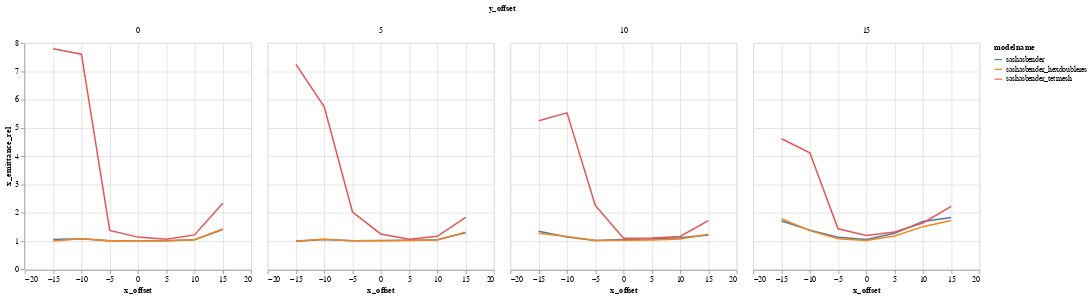

Source (notebook cell):
### Code cell
alt.Chart(DATA).mark_line().encode(
    color="modelname",
    column='y_offset:N',
    x='x_offset',
    y='x_emittance_rel',
)

### Figure 1 — Vega-Lite specification as saved in the notebook (floating-point values rounded to 4 significant figures)
{"$schema": "https://vega.github.io/schema/vega-lite/v1.2.1.json", "data": {"values": [{"Unnamed: 0": 0, "losses": 163, "modelname": "sashasbender", "relbeta": 0.002308, "sourceID": 16777222, "sourceName": "x_-15_y_0", "x_emittance": 1.701, "x_emittance_rel": 1.049, "x_norm_emittance": 0.003926, "x_offset": -15, "y_emittance": 1.558, "y_emittance_rel": 0.9911, "y_norm_emittance": 0.003597, "y_offset": 0}, {"Unnamed: 0": 1, "losses": 156, "modelname": "sashasbender", "relbeta": 0.002308, "sourceID": 16777229, "sourceName": "x_-15_y_5", "x_emittance": 1.574, "x_emittance_rel": 0.9878, "x_norm_emittance": 0.003632, "x_offset": -15, "y_emittance": 1.566, "y_emittance_rel": 0.9826, "y_norm_emittance": 0.003615, "y_offset": 5}, {"Unnamed: 0": 2, "losses": 155, "modelname": "sashasbender", "relbeta": 0.002308, "sourceID": 16777236, "sourceName": "x_-15_y_10", "x_emittance": 2.163, "x_emittance_rel": 1.338, "x_norm_emittance": 0.004993, "x_offset": -15, "y_emittance": 1.788, "y_emittance_rel": 1.12, "y_norm_emittance": 0.004127, "y_offset": 10}, {"Unnamed: 0": 3, "losses": 144, "modelname": "sashasbender", "relbeta": 0.002308, "sourceID": 16777243, "sourceName": "x_-15_y_15", "x_emittance": 2.842, "x_emittance_rel": 1.701, "x_norm_emittance": 0.006561, "x_offset": -15, "y_emittance": 3.536, "y_emittance_rel": 2.128, "y_norm_emittance": 0.008163, "y_offset": 15}, {"Unnamed: 0": 4, "losses": 2, "modelname": "sashasbender", "relbeta": 0.002308, "sourceID": 16777220, "sourceName": "x_-10_y_0", "x_emittance": 1.708, "x_emittance_rel": 1.073, "x_norm_emittance": 0.003943, "x_offset": -10, "y_emittance": 1.567, "y_emittance_rel": 1.01, "y_norm_emittance": 0.003618, "y_offset": 0}, {"Unnamed: 0": 5, "losses": 2, "modelname": "sashasbender", "relbeta": 0.002308, "sourceID": 16777227, "sourceName": "x_-10_y_5", "x_emittance": 1.699, "x_emittance_rel": 1.053, "x_norm_emittance": 0.003921, "x_offset": -10, "y_emittance": 1.608, "y_emittance_rel": 1.017, "y_norm_emittance": 0.003711, "y_offset": 5}, {"Unnamed: 0": 6, "losses": 3, "modelname": "sashasbender", "relbeta": 0.002308, "sourceID": 16777234, "sourceName": "x_-10_y_10", "x_emittance": 1.688, "x_emittance_rel": 1.135, "x_norm_emittance": 0.003896, "x_offset": -10, "y_emittance": 1.75, "y_emittance_rel": 1.051, "y_norm_emittance": 0.00404, "y_offset": 10}, {"Unnamed: 0": 7, "losses": 1, "modelname": "sashasbender", "relbeta": 0.002308, "sourceID": 16777241, "sourceName": "x_-10_y_15", "x_emittance": 2.001, "x_emittance_rel": 1.38, "x_norm_emittance": 0.00462, "x_offset": -10, "y_emittance": 2.107, "y_emittance_rel": 1.289, "y_norm_emittance": 0.004863, "y_offset": 15}, {"Unnamed: 0": 8, "losses": 0, "modelname": "sashasbender", "relbeta": 0.002308, "sourceID": 16777218, "sourceName": "x_-5_y_0", "x_emittance": 1.68, "x_emittance_rel": 1.002, "x_norm_emittance": 0.003878, "x_offset": -5, "y_emittance": 1.72, "y_emittance_rel": 1.001, "y_norm_emittance": 0.00397, "y_offset": 0}, {"Unnamed: 0": 9, "losses": 0, "modelname": "sashasbender", "relbeta": 0.002308, "sourceID": 16777225, "sourceName": "x_-5_y_5", "x_emittance": 1.527, "x_emittance_rel": 1.002, "x_norm_emittance": 0.003524, "x_offset": -5, "y_emittance": 1.627, "y_emittance_rel": 1.001, "y_norm_emittance": 0.003757, "y_offset": 5}, {"Unnamed: 0": 10, "losses": 0, "modelname": "sashasbender", "relbeta": 0.002308, "sourceID": 16777232, "sourceName": "x_-5_y_10", "x_emittance": 1.538, "x_emittance_rel": 1.017, "x_norm_emittance": 0.00355, "x_offset": -5, "y_emittance": 1.559, "y_emittance_rel": 1.009, "y_norm_emittance": 0.003599, "y_offset": 10}, {"Unnamed: 0": 11, "losses": 0, "modelname": "sashasbender", "relbeta": 0.002308, "sourceID": 16777239, "sourceName": "x_-5_y_15", "x_emittance": 1.912, "x_emittance_rel": 1.13, "x_norm_emittance": 0.004414, "x_offset": -5, "y_emittance": 1.771, "y_emittance_rel": 1.177, "y_norm_emittance": 0.004088, "y_offset": 15}, {"Unnamed: 0": 12, "losses": 0, "modelname": "sashasbender", "relbeta": 0.002308, "sourceID": 16777216, "sourceName": "x_0_y_0", "x_emittance": 1.544, "x_emittance_rel": 1.003, "x_norm_emittance": 0.003565, "x_offset": 0, "y_emittance": 1.538, "y_emittance_rel": 1.001, "y_norm_emittance": 0.003551, "y_offset": 0}, {"Unnamed: 0": 13, "losses": 0, "modelname": "sashasbender", "relbeta": 0.002308, "sourceID": 16777223, "sourceName": "x_0_y_5", "x_emittance": 1.564, "x_emittance_rel": 1.015, "x_norm_emittance": 0.003609, "x_offset": 0, "y_emittance": 1.534, "y_emittance_rel": 0.9996, "y_norm_emittance": 0.003542, "y_offset": 5}, {"Unnamed: 0": 14, "losses": 0, "modelname": "sashasbender", "relbeta": 0.002308, "sourceID": 16777230, "sourceName": "x_0_y_10", "x_emittance": 1.473, "x_emittance_rel": 1.05, "x_norm_emittance": 0.0034, "x_offset": 0, "y_emittance": 1.528, "y_emittance_rel": 1.035, "y_norm_emittance": 0.003526, "y_offset": 10}, {"Unnamed: 0": 15, "losses": 0, "modelname": "sashasbender", "relbeta": 0.002308, "sourceID": 16777237, "sourceName": "x_0_y_15", "x_emittance": 1.862, "x_emittance_rel": 1.053, "x_norm_emittance": 0.004299, "x_offset": 0, "y_emittance": 1.724, "y_emittance_rel": 1.069, "y_norm_emittance": 0.00398, "y_offset": 15}, {"Unnamed: 0": 16, "losses": 0, "modelname": "sashasbender", "relbeta": 0.002308, "sourceID": 16777217, "sourceName": "x_5_y_0", "x_emittance": 1.555, "x_emittance_rel": 1.003, "x_norm_emittance": 0.003589, "x_offset": 5, "y_emittance": 1.674, "y_emittance_rel": 1.0, "y_norm_emittance": 0.003865, "y_offset": 0}, {"Unnamed: 0": 17, "losses": 0, "modelname": "sashasbender", "relbeta": 0.002308, "sourceID": 16777224, "sourceName": "x_5_y_5", "x_emittance": 1.639, "x_emittance_rel": 1.023, "x_norm_emittance": 0.003784, "x_offset": 5, "y_emittance": 1.51, "y_emittance_rel": 1.024, "y_norm_emittance": 0.003485, "y_offset": 5}, {"Unnamed: 0": 18, "losses": 0, "modelname": "sashasbender", "relbeta": 0.002308, "sourceID": 16777231, "sourceName": "x_5_y_10", "x_emittance": 1.564, "x_emittance_rel": 1.069, "x_norm_emittance": 0.003609, "x_offset": 5, "y_emittance": 1.746, "y_emittance_rel": 1.095, "y_norm_emittance": 0.00403, "y_offset": 10}, {"Unnamed: 0": 19, "losses": 0, "modelname": "sashasbender", "relbeta": 0.002308, "sourceID": 16777238, "sourceName": "x_5_y_15", "x_emittance": 2.025, "x_emittance_rel": 1.267, "x_norm_emittance": 0.004675, "x_offset": 5, "y_emittance": 2.122, "y_emittance_rel": 1.348, "y_norm_emittance": 0.004899, "y_offset": 15}, {"Unnamed: 0": 20, "losses": 0, "modelname": "sashasbender", "relbeta": 0.002308, "sourceID": 16777219, "sourceName": "x_10_y_0", "x_emittance": 1.581, "x_emittance_rel": 1.041, "x_norm_emittance": 0.00365, "x_offset": 10, "y_emittance": 1.601, "y_emittance_rel": 1.001, "y_norm_emittance": 0.003696, "y_offset": 0}, {"Unnamed: 0": 21, "losses": 0, "modelname": "sashasbender", "relbeta": 0.002308, "sourceID": 16777226, "sourceName": "x_10_y_5", "x_emittance": 1.509, "x_emittance_rel": 1.042, "x_norm_emittance": 0.003484, "x_offset": 10, "y_emittance": 1.569, "y_emittance_rel": 1.042, "y_norm_emittance": 0.003623, "y_offset": 5}, {"Unnamed: 0": 22, "losses": 0, "modelname": "sashasbender", "relbeta": 0.002308, "sourceID": 16777233, "sourceName": "x_10_y_10", "x_emittance": 1.944, "x_emittance_rel": 1.116, "x_norm_emittance": 0.004488, "x_offset": 10, "y_emittance": 1.819, "y_emittance_rel": 1.128, "y_norm_emittance": 0.004198, "y_offset": 10}, {"Unnamed: 0": 23, "losses": 0, "modelname": "sashasbender", "relbeta": 0.002308, "sourceID": 16777240, "sourceName": "x_10_y_15", "x_emittance": 2.657, "x_emittance_rel": 1.689, "x_norm_emittance": 0.006133, "x_offset": 10, "y_emittance": 2.748, "y_emittance_rel": 1.818, "y_norm_emittance": 0.006343, "y_offset": 15}, {"Unnamed: 0": 24, "losses": 0, "modelname": "sashasbender", "relbeta": 0.002308, "sourceID": 16777221, "sourceName": "x_15_y_0", "x_emittance": 2.106, "x_emittance_rel": 1.405, "x_norm_emittance": 0.004861, "x_offset": 15, "y_emittance": 1.579, "y_emittance_rel": 1.001, "y_norm_emittance": 0.003645, "y_offset": 0}, {"Unnamed: 0": 25, "losses": 1, "modelname": "sashasbender", "relbeta": 0.002308, "sourceID": 16777228, "sourceName": "x_15_y_5", "x_emittance": 2.025, "x_emittance_rel": 1.288, "x_norm_emittance": 0.004674, "x_offset": 15, "y_emittance": 1.5, "y_emittance_rel": 1.01, "y_norm_emittance": 0.003462, "y_offset": 5}, {"Unnamed: 0": 26, "losses": 0, "modelname": "sashasbender", "relbeta": 0.002308, "sourceID": 16777235, "sourceName": "x_15_y_10", "x_emittance": 1.966, "x_emittance_rel": 1.212, "x_norm_emittance": 0.004539, "x_offset": 15, "y_emittance": 1.791, "y_emittance_rel": 1.108, "y_norm_emittance": 0.004134, "y_offset": 10}, {"Unnamed: 0": 27, "losses": 0, "modelname": "sashasbender", "relbeta": 0.002308, "sourceID": 16777242, "sourceName": "x_15_y_15", "x_emittance": 2.766, "x_emittance_rel": 1.826, "x_norm_emittance": 0.006386, "x_offset": 15, "y_emittance": 3.384, "y_emittance_rel": 2.132, "y_norm_emittance": 0.007812, "y_offset": 15}, {"Unnamed: 0": 0, "losses": 166, "modelname": "sashasbender_hexdoubleres", "relbeta": 0.002308, "sourceID": 16777222, "sourceName": "x_-15_y_0", "x_emittance": 1.614, "x_emittance_rel": 0.9955, "x_norm_emittance": 0.003725, "x_offset": -15, "y_emittance": 1.552, "y_emittance_rel": 0.987, "y_norm_emittance": 0.003582, "y_offset": 0}, {"Unnamed: 0": 1, "losses": 156, "modelname": "sashasbender_hexdoubleres", "relbeta": 0.002308, "sourceID": 16777229, "sourceName": "x_-15_y_5", "x_emittance": 1.589, "x_emittance_rel": 0.9977, "x_norm_emittance": 0.003669, "x_offset": -15, "y_emittance": 1.566, "y_emittance_rel": 0.9824, "y_norm_emittance": 0.003614, "y_offset": 5}, {"Unnamed: 0": 2, "losses": 158, "modelname": "sashasbender_hexdoubleres", "relbeta": 0.002308, "sourceID": 16777236, "sourceName": "x_-15_y_10", "x_emittance": 2.059, "x_emittance_rel": 1.273, "x_norm_emittance": 0.004752, "x_offset": -15, "y_emittance": 1.781, "y_emittance_rel": 1.115, "y_norm_emittance": 0.004111, "y_offset": 10}, {"Unnamed: 0": 3, "losses": 144, "modelname": "sashasbender_hexdoubleres", "relbeta": 0.002309, "sourceID": 16777243, "sourceName": "x_-15_y_15", "x_emittance": 2.979, "x_emittance_rel": 1.782, "x_norm_emittance": 0.006876, "x_offset": -15, "y_emittance": 3.654, "y_emittance_rel": 2.198, "y_norm_emittance": 0.008434, "y_offset": 15}, {"Unnamed: 0": 4, "losses": 2, "modelname": "sashasbender_hexdoubleres", "relbeta": 0.002308, "sourceID": 16777220, "sourceName": "x_-10_y_0", "x_emittance": 1.711, "x_emittance_rel": 1.075, "x_norm_emittance": 0.003949, "x_offset": -10, "y_emittance": 1.57, "y_emittance_rel": 1.011, "y_norm_emittance": 0.003625, "y_offset": 0}, {"Unnamed: 0": 5, "losses": 2, "modelname": "sashasbender_hexdoubleres", "relbeta": 0.002308, "sourceID": 16777227, "sourceName": "x_-10_y_5", "x_emittance": 1.702, "x_emittance_rel": 1.055, "x_norm_emittance": 0.003928, "x_offset": -10, "y_emittance": 1.614, "y_emittance_rel": 1.022, "y_norm_emittance": 0.003727, "y_offset": 5}, {"Unnamed: 0": 6, "losses": 3, "modelname": "sashasbender_hexdoubleres", "relbeta": 0.002308, "sourceID": 16777234, "sourceName": "x_-10_y_10", "x_emittance": 1.714, "x_emittance_rel": 1.153, "x_norm_emittance": 0.003957, "x_offset": -10, "y_emittance": 1.781, "y_emittance_rel": 1.07, "y_norm_emittance": 0.004112, "y_offset": 10}, {"Unnamed: 0": 7, "losses": 1, "modelname": "sashasbender_hexdoubleres", "relbeta": 0.002308, "sourceID": 16777241, "sourceName": "x_-10_y_15", "x_emittance": 1.977, "x_emittance_rel": 1.364, "x_norm_emittance": 0.004564, "x_offset": -10, "y_emittance": 2.084, "y_emittance_rel": 1.275, "y_norm_emittance": 0.00481, "y_offset": 15}, {"Unnamed: 0": 8, "losses": 0, "modelname": "sashasbender_hexdoubleres", "relbeta": 0.002308, "sourceID": 16777218, "sourceName": "x_-5_y_0", "x_emittance": 1.678, "x_emittance_rel": 1.001, "x_norm_emittance": 0.003874, "x_offset": -5, "y_emittance": 1.721, "y_emittance_rel": 1.002, "y_norm_emittance": 0.003974, "y_offset": 0}, {"Unnamed: 0": 9, "losses": 0, "modelname": "sashasbender_hexdoubleres", "relbeta": 0.002308, "sourceID": 16777225, "sourceName": "x_-5_y_5", "x_emittance": 1.532, "x_emittance_rel": 1.005, "x_norm_emittance": 0.003536, "x_offset": -5, "y_emittance": 1.635, "y_emittance_rel": 1.005, "y_norm_emittance": 0.003773, "y_offset": 5}, {"Unnamed: 0": 10, "losses": 0, "modelname": "sashasbender_hexdoubleres", "relbeta": 0.002308, "sourceID": 16777232, "sourceName": "x_-5_y_10", "x_emittance": 1.535, "x_emittance_rel": 1.016, "x_norm_emittance": 0.003544, "x_offset": -5, "y_emittance": 1.555, "y_emittance_rel": 1.006, "y_norm_emittance": 0.003589, "y_offset": 10}, {"Unnamed: 0": 11, "losses": 0, "modelname": "sashasbender_hexdoubleres", "relbeta": 0.002308, "sourceID": 16777239, "sourceName": "x_-5_y_15", "x_emittance": 1.824, "x_emittance_rel": 1.078, "x_norm_emittance": 0.004211, "x_offset": -5, "y_emittance": 1.666, "y_emittance_rel": 1.107, "y_norm_emittance": 0.003846, "y_offset": 15}, {"Unnamed: 0": 12, "losses": 0, "modelname": "sashasbender_hexdoubleres", "relbeta": 0.002308, "sourceID": 16777216, "sourceName": "x_0_y_0", "x_emittance": 1.542, "x_emittance_rel": 1.001, "x_norm_emittance": 0.00356, "x_offset": 0, "y_emittance": 1.536, "y_emittance_rel": 0.9997, "y_norm_emittance": 0.003546, "y_offset": 0}, {"Unnamed: 0": 13, "losses": 0, "modelname": "sashasbender_hexdoubleres", "relbeta": 0.002308, "sourceID": 16777223, "sourceName": "x_0_y_5", "x_emittance": 1.551, "x_emittance_rel": 1.007, "x_norm_emittance": 0.003582, "x_offset": 0, "y_emittance": 1.53, "y_emittance_rel": 0.997, "y_norm_emittance": 0.003533, "y_offset": 5}, {"Unnamed: 0": 14, "losses": 0, "modelname": "sashasbender_hexdoubleres", "relbeta": 0.002308, "sourceID": 16777230, "sourceName": "x_0_y_10", "x_emittance": 1.434, "x_emittance_rel": 1.022, "x_norm_emittance": 0.003311, "x_offset": 0, "y_emittance": 1.493, "y_emittance_rel": 1.012, "y_norm_emittance": 0.003448, "y_offset": 10}, {"Unnamed: 0": 15, "losses": 0, "modelname": "sashasbender_hexdoubleres", "relbeta": 0.002308, "sourceID": 16777237, "sourceName": "x_0_y_15", "x_emittance": 1.801, "x_emittance_rel": 1.018, "x_norm_emittance": 0.004157, "x_offset": 0, "y_emittance": 1.647, "y_emittance_rel": 1.021, "y_norm_emittance": 0.003802, "y_offset": 15}, {"Unnamed: 0": 16, "losses": 0, "modelname": "sashasbender_hexdoubleres", "relbeta": 0.002308, "sourceID": 16777217, "sourceName": "x_5_y_0", "x_emittance": 1.555, "x_emittance_rel": 1.003, "x_norm_emittance": 0.00359, "x_offset": 5, "y_emittance": 1.673, "y_emittance_rel": 0.9994, "y_norm_emittance": 0.003863, "y_offset": 0}, {"Unnamed: 0": 17, "losses": 0, "modelname": "sashasbender_hexdoubleres", "relbeta": 0.002308, "sourceID": 16777224, "sourceName": "x_5_y_5", "x_emittance": 1.622, "x_emittance_rel": 1.012, "x_norm_emittance": 0.003744, "x_offset": 5, "y_emittance": 1.488, "y_emittance_rel": 1.01, "y_norm_emittance": 0.003435, "y_offset": 5}, {"Unnamed: 0": 18, "losses": 0, "modelname": "sashasbender_hexdoubleres", "relbeta": 0.002308, "sourceID": 16777231, "sourceName": "x_5_y_10", "x_emittance": 1.514, "x_emittance_rel": 1.035, "x_norm_emittance": 0.003494, "x_offset": 5, "y_emittance": 1.672, "y_emittance_rel": 1.049, "y_norm_emittance": 0.00386, "y_offset": 10}, {"Unnamed: 0": 19, "losses": 0, "modelname": "sashasbender_hexdoubleres", "relbeta": 0.002308, "sourceID": 16777238, "sourceName": "x_5_y_15", "x_emittance": 1.871, "x_emittance_rel": 1.17, "x_norm_emittance": 0.004318, "x_offset": 5, "y_emittance": 1.932, "y_emittance_rel": 1.228, "y_norm_emittance": 0.004461, "y_offset": 15}, {"Unnamed: 0": 20, "losses": 0, "modelname": "sashasbender_hexdoubleres", "relbeta": 0.002309, "sourceID": 16777219, "sourceName": "x_10_y_0", "x_emittance": 1.585, "x_emittance_rel": 1.043, "x_norm_emittance": 0.003659, "x_offset": 10, "y_emittance": 1.6, "y_emittance_rel": 1.0, "y_norm_emittance": 0.003693, "y_offset": 0}, {"Unnamed: 0": 21, "losses": 0, "modelname": "sashasbender_hexdoubleres", "relbeta": 0.002308, "sourceID": 16777226, "sourceName": "x_10_y_5", "x_emittance": 1.494, "x_emittance_rel": 1.032, "x_norm_emittance": 0.003448, "x_offset": 10, "y_emittance": 1.538, "y_emittance_rel": 1.021, "y_norm_emittance": 0.00355, "y_offset": 5}, {"Unnamed: 0": 22, "losses": 0, "modelname": "sashasbender_hexdoubleres", "relbeta": 0.002308, "sourceID": 16777233, "sourceName": "x_10_y_10", "x_emittance": 1.856, "x_emittance_rel": 1.065, "x_norm_emittance": 0.004284, "x_offset": 10, "y_emittance": 1.711, "y_emittance_rel": 1.061, "y_norm_emittance": 0.00395, "y_offset": 10}, {"Unnamed: 0": 23, "losses": 0, "modelname": "sashasbender_hexdoubleres", "relbeta": 0.002308, "sourceID": 16777240, "sourceName": "x_10_y_15", "x_emittance": 2.365, "x_emittance_rel": 1.504, "x_norm_emittance": 0.00546, "x_offset": 10, "y_emittance": 2.437, "y_emittance_rel": 1.613, "y_norm_emittance": 0.005627, "y_offset": 15}, {"Unnamed: 0": 24, "losses": 0, "modelname": "sashasbender_hexdoubleres", "relbeta": 0.002308, "sourceID": 16777221, "sourceName": "x_15_y_0", "x_emittance": 2.129, "x_emittance_rel": 1.42, "x_norm_emittance": 0.004914, "x_offset": 15, "y_emittance": 1.58, "y_emittance_rel": 1.001, "y_norm_emittance": 0.003646, "y_offset": 0}, {"Unnamed: 0": 25, "losses": 1, "modelname": "sashasbender_hexdoubleres", "relbeta": 0.002308, "sourceID": 16777228, "sourceName": "x_15_y_5", "x_emittance": 2.059, "x_emittance_rel": 1.31, "x_norm_emittance": 0.004753, "x_offset": 15, "y_emittance": 1.491, "y_emittance_rel": 1.003, "y_norm_emittance": 0.003441, "y_offset": 5}, {"Unnamed: 0": 26, "losses": 0, "modelname": "sashasbender_hexdoubleres", "relbeta": 0.002308, "sourceID": 16777235, "sourceName": "x_15_y_10", "x_emittance": 1.999, "x_emittance_rel": 1.232, "x_norm_emittance": 0.004614, "x_offset": 15, "y_emittance": 1.773, "y_emittance_rel": 1.097, "y_norm_emittance": 0.004094, "y_offset": 10}, {"Unnamed: 0": 27, "losses": 0, "modelname": "sashasbender_hexdoubleres", "relbeta": 0.002308, "sourceID": 16777242, "sourceName": "x_15_y_15", "x_emittance": 2.604, "x_emittance_rel": 1.719, "x_norm_emittance": 0.006012, "x_offset": 15, "y_emittance": 3.095, "y_emittance_rel": 1.95, "y_norm_emittance": 0.007145, "y_offset": 15}, {"Unnamed: 0": 0, "losses": 162, "modelname": "sashasbender_tetmesh", "relbeta": 0.002308, "sourceID": 16777222, "sourceName": "x_-15_y_0", "x_emittance": 12.64, "x_emittance_rel": 7.794, "x_norm_emittance": 0.02916, "x_offset": -15, "y_emittance": 4.124, "y_emittance_rel": 2.623, "y_norm_emittance": 0.009518, "y_offset": 0}, {"Unnamed: 0": 1, "losses": 150, "modelname": "sashasbender_tetmesh", "relbeta": 0.002307, "sourceID": 16777229, "sourceName": "x_-15_y_5", "x_emittance": 11.54, "x_emittance_rel": 7.246, "x_norm_emittance": 0.02663, "x_offset": -15, "y_emittance": 6.843, "y_emittance_rel": 4.294, "y_norm_emittance": 0.01578, "y_offset": 5}, {"Unnamed: 0": 2, "losses": 158, "modelname": "sashasbender_tetmesh", "relbeta": 0.002309, "sourceID": 16777236, "sourceName": "x_-15_y_10", "x_emittance": 8.493, "x_emittance_rel": 5.252, "x_norm_emittance": 0.01961, "x_offset": -15, "y_emittance": 9.891, "y_emittance_rel": 6.195, "y_norm_emittance": 0.02283, "y_offset": 10}, {"Unnamed: 0": 3, "losses": 138, "modelname": "sashasbender_tetmesh", "relbeta": 0.002305, "sourceID": 16777243, "sourceName": "x_-15_y_15", "x_emittance": 7.71, "x_emittance_rel": 4.614, "x_norm_emittance": 0.01777, "x_offset": -15, "y_emittance": 9.631, "y_emittance_rel": 5.795, "y_norm_emittance": 0.0222, "y_offset": 15}, {"Unnamed: 0": 4, "losses": 2, "modelname": "sashasbender_tetmesh", "relbeta": 0.002309, "sourceID": 16777220, "sourceName": "x_-10_y_0", "x_emittance": 12.11, "x_emittance_rel": 7.605, "x_norm_emittance": 0.02795, "x_offset": -10, "y_emittance": 3.409, "y_emittance_rel": 2.195, "y_norm_emittance": 0.00787, "y_offset": 0}, {"Unnamed: 0": 5, "losses": 1, "modelname": "sashasbender_tetmesh", "relbeta": 0.002308, "sourceID": 16777227, "sourceName": "x_-10_y_5", "x_emittance": 9.265, "x_emittance_rel": 5.744, "x_norm_emittance": 0.02138, "x_offset": -10, "y_emittance": 5.201, "y_emittance_rel": 3.292, "y_norm_emittance": 0.01201, "y_offset": 5}, {"Unnamed: 0": 6, "losses": 3, "modelname": "sashasbender_tetmesh", "relbeta": 0.002309, "sourceID": 16777234, "sourceName": "x_-10_y_10", "x_emittance": 8.219, "x_emittance_rel": 5.529, "x_norm_emittance": 0.01897, "x_offset": -10, "y_emittance": 7.258, "y_emittance_rel": 4.359, "y_norm_emittance": 0.01676, "y_offset": 10}, {"Unnamed: 0": 7, "losses": 0, "modelname": "sashasbender_tetmesh", "relbeta": 0.002309, "sourceID": 16777241, "sourceName": "x_-10_y_15", "x_emittance": 5.971, "x_emittance_rel": 4.119, "x_norm_emittance": 0.01379, "x_offset": -10, "y_emittance": 4.676, "y_emittance_rel": 2.861, "y_norm_emittance": 0.0108, "y_offset": 15}, {"Unnamed: 0": 8, "losses": 0, "modelname": "sashasbender_tetmesh", "relbeta": 0.002308, "sourceID": 16777218, "sourceName": "x_-5_y_0", "x_emittance": 2.301, "x_emittance_rel": 1.373, "x_norm_emittance": 0.005313, "x_offset": -5, "y_emittance": 2.061, "y_emittance_rel": 1.2, "y_norm_emittance": 0.004758, "y_offset": 0}, {"Unnamed: 0": 9, "losses": 0, "modelname": "sashasbender_tetmesh", "relbeta": 0.002309, "sourceID": 16777225, "sourceName": "x_-5_y_5", "x_emittance": 3.082, "x_emittance_rel": 2.023, "x_norm_emittance": 0.007115, "x_offset": -5, "y_emittance": 2.311, "y_emittance_rel": 1.422, "y_norm_emittance": 0.005335, "y_offset": 5}, {"Unnamed: 0": 10, "losses": 0, "modelname": "sashasbender_tetmesh", "relbeta": 0.002308, "sourceID": 16777232, "sourceName": "x_-5_y_10", "x_emittance": 3.411, "x_emittance_rel": 2.257, "x_norm_emittance": 0.007873, "x_offset": -5, "y_emittance": 2.728, "y_emittance_rel": 1.765, "y_norm_emittance": 0.006298, "y_offset": 10}, {"Unnamed: 0": 11, "losses": 0, "modelname": "sashasbender_tetmesh", "relbeta": 0.002309, "sourceID": 16777239, "sourceName": "x_-5_y_15", "x_emittance": 2.414, "x_emittance_rel": 1.427, "x_norm_emittance": 0.005572, "x_offset": -5, "y_emittance": 2.032, "y_emittance_rel": 1.35, "y_norm_emittance": 0.00469, "y_offset": 15}, {"Unnamed: 0": 12, "losses": 0, "modelname": "sashasbender_tetmesh", "relbeta": 0.002309, "sourceID": 16777216, "sourceName": "x_0_y_0", "x_emittance": 1.746, "x_emittance_rel": 1.134, "x_norm_emittance": 0.004032, "x_offset": 0, "y_emittance": 1.58, "y_emittance_rel": 1.028, "y_norm_emittance": 0.003648, "y_offset": 0}, {"Unnamed: 0": 13, "losses": 0, "modelname": "sashasbender_tetmesh", "relbeta": 0.002308, "sourceID": 16777223, "sourceName": "x_0_y_5", "x_emittance": 1.92, "x_emittance_rel": 1.246, "x_norm_emittance": 0.004431, "x_offset": 0, "y_emittance": 1.627, "y_emittance_rel": 1.06, "y_norm_emittance": 0.003756, "y_offset": 5}, {"Unnamed: 0": 14, "losses": 0, "modelname": "sashasbender_tetmesh", "relbeta": 0.002308, "sourceID": 16777230, "sourceName": "x_0_y_10", "x_emittance": 1.538, "x_emittance_rel": 1.096, "x_norm_emittance": 0.00355, "x_offset": 0, "y_emittance": 1.587, "y_emittance_rel": 1.076, "y_norm_emittance": 0.003664, "y_offset": 10}, {"Unnamed: 0": 15, "losses": 0, "modelname": "sashasbender_tetmesh", "relbeta": 0.002308, "sourceID": 16777237, "sourceName": "x_0_y_15", "x_emittance": 2.107, "x_emittance_rel": 1.191, "x_norm_emittance": 0.004863, "x_offset": 0, "y_emittance": 1.872, "y_emittance_rel": 1.161, "y_norm_emittance": 0.004322, "y_offset": 15}, {"Unnamed: 0": 16, "losses": 0, "modelname": "sashasbender_tetmesh", "relbeta": 0.002308, "sourceID": 16777217, "sourceName": "x_5_y_0", "x_emittance": 1.635, "x_emittance_rel": 1.055, "x_norm_emittance": 0.003775, "x_offset": 5, "y_emittance": 1.69, "y_emittance_rel": 1.01, "y_norm_emittance": 0.003902, "y_offset": 0}, {"Unnamed: 0": 17, "losses": 0, "modelname": "sashasbender_tetmesh", "relbeta": 0.002308, "sourceID": 16777224, "sourceName": "x_5_y_5", "x_emittance": 1.697, "x_emittance_rel": 1.059, "x_norm_emittance": 0.003917, "x_offset": 5, "y_emittance": 1.544, "y_emittance_rel": 1.048, "y_norm_emittance": 0.003564, "y_offset": 5}, {"Unnamed: 0": 18, "losses": 0, "modelname": "sashasbender_tetmesh", "relbeta": 0.002308, "sourceID": 16777231, "sourceName": "x_5_y_10", "x_emittance": 1.61, "x_emittance_rel": 1.101, "x_norm_emittance": 0.003718, "x_offset": 5, "y_emittance": 1.778, "y_emittance_rel": 1.115, "y_norm_emittance": 0.004104, "y_offset": 10}, {"Unnamed: 0": 19, "losses": 0, "modelname": "sashasbender_tetmesh", "relbeta": 0.002308, "sourceID": 16777238, "sourceName": "x_5_y_15", "x_emittance": 2.1, "x_emittance_rel": 1.314, "x_norm_emittance": 0.004847, "x_offset": 5, "y_emittance": 2.156, "y_emittance_rel": 1.37, "y_norm_emittance": 0.004977, "y_offset": 15}, {"Unnamed: 0": 20, "losses": 0, "modelname": "sashasbender_tetmesh", "relbeta": 0.002308, "sourceID": 16777219, "sourceName": "x_10_y_0", "x_emittance": 1.843, "x_emittance_rel": 1.213, "x_norm_emittance": 0.004254, "x_offset": 10, "y_emittance": 1.718, "y_emittance_rel": 1.074, "y_norm_emittance": 0.003965, "y_offset": 0}, {"Unnamed: 0": 21, "losses": 0, "modelname": "sashasbender_tetmesh", "relbeta": 0.002308, "sourceID": 16777226, "sourceName": "x_10_y_5", "x_emittance": 1.684, "x_emittance_rel": 1.163, "x_norm_emittance": 0.003887, "x_offset": 10, "y_emittance": 1.647, "y_emittance_rel": 1.093, "y_norm_emittance": 0.003802, "y_offset": 5}, {"Unnamed: 0": 22, "losses": 0, "modelname": "sashasbender_tetmesh", "relbeta": 0.002309, "sourceID": 16777233, "sourceName": "x_10_y_10", "x_emittance": 2.015, "x_emittance_rel": 1.156, "x_norm_emittance": 0.004652, "x_offset": 10, "y_emittance": 1.843, "y_emittance_rel": 1.143, "y_norm_emittance": 0.004256, "y_offset": 10}, {"Unnamed: 0": 23, "losses": 0, "modelname": "sashasbender_tetmesh", "relbeta": 0.002308, "sourceID": 16777240, "sourceName": "x_10_y_15", "x_emittance": 2.571, "x_emittance_rel": 1.634, "x_norm_emittance": 0.005935, "x_offset": 10, "y_emittance": 2.62, "y_emittance_rel": 1.733, "y_norm_emittance": 0.006048, "y_offset": 15}, {"Unnamed: 0": 24, "losses": 0, "modelname": "sashasbender_tetmesh", "relbeta": 0.002309, "sourceID": 16777221, "sourceName": "x_15_y_0", "x_emittance": 3.497, "x_emittance_rel": 2.334, "x_norm_emittance": 0.008075, "x_offset": 15, "y_emittance": 2.079, "y_emittance_rel": 1.317, "y_norm_emittance": 0.004799, "y_offset": 0}, {"Unnamed: 0": 25, "losses": 1, "modelname": "sashasbender_tetmesh", "relbeta": 0.002308, "sourceID": 16777228, "sourceName": "x_15_y_5", "x_emittance": 2.881, "x_emittance_rel": 1.833, "x_norm_emittance": 0.00665, "x_offset": 15, "y_emittance": 1.812, "y_emittance_rel": 1.22, "y_norm_emittance": 0.004183, "y_offset": 5}, {"Unnamed: 0": 26, "losses": 0, "modelname": "sashasbender_tetmesh", "relbeta": 0.002309, "sourceID": 16777235, "sourceName": "x_15_y_10", "x_emittance": 2.789, "x_emittance_rel": 1.719, "x_norm_emittance": 0.006438, "x_offset": 15, "y_emittance": 2.079, "y_emittance_rel": 1.287, "y_norm_emittance": 0.0048, "y_offset": 10}, {"Unnamed: 0": 27, "losses": 0, "modelname": "sashasbender_tetmesh", "relbeta": 0.002309, "sourceID": 16777242, "sourceName": "x_15_y_15", "x_emittance": 3.369, "x_emittance_rel": 2.224, "x_norm_emittance": 0.007777, "x_offset": 15, "y_emittance": 3.386, "y_emittance_rel": 2.133, "y_norm_emittance": 0.007817, "y_offset": 15}]}, "encoding": {"color": {"field": "modelname", "type": "nominal"}, "column": {"field": "y_offset", "type": "nominal"}, "x": {"field": "x_offset", "type": "quantitative"}, "y": {"field": "x_emittance_rel", "type": "quantitative"}}, "mark": "line"}
